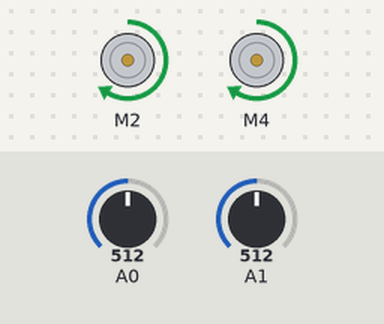
Recording of a sketch running on a simulated Arduino Uno, built with avr-gcc and run on an emulated ATmega328P. Parts: 2 × DC motor (green arrow = forward, orange = backward, longer = faster). The test bench sets the inputs (shaded band); at power-on: A0 = 512, A1 = 512. What the sketch prints to the serial monitor is not drawn.

Above: at 1.3 s.
1.4 s: A0 set to 890
2.9 s: A0 set to 909
At 3.7 s:
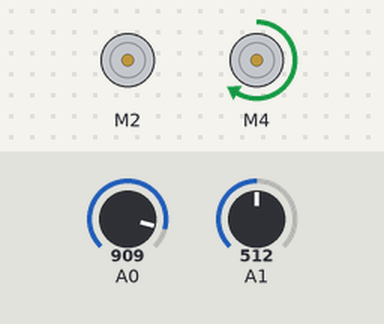
4.5 s: A1 set to 893
6.0 s: A1 set to 913
At 7.2 s:
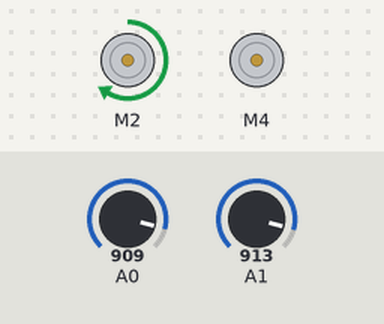
7.5 s: A1 set to 900
At 8.6 s:
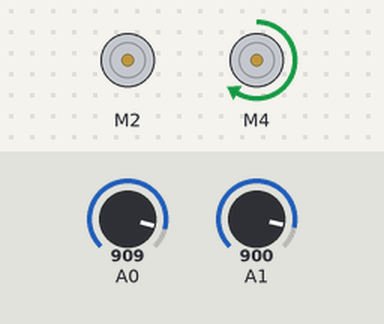
Timing chart, 0 to 10.0 s (numbered marks = the images above; inputs shaded):
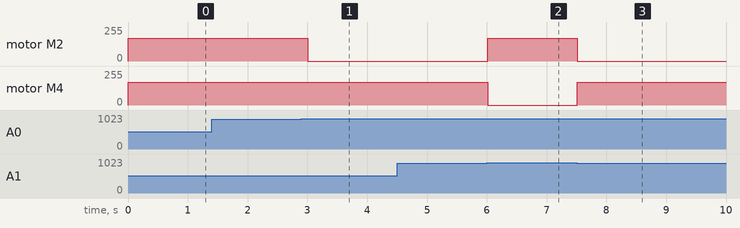

Measured:
- the behaviour switches between 900 and 901 on A0 (found by bisection; images 0 and 1)
- the behaviour switches between 900 and 901 on A1 (found by bisection; images 1 and 2)
- after the input at 1.4 s, every drawn part: stays the same
- after the input at 2.9 s, motor M2: forward 170/255 → stopped after 0.11 s
- after the input at 4.5 s, every drawn part: stays the same
- after the input at 6.0 s, motor M2: stopped → forward 170/255 at once; motor M4: forward 170/255 → stopped at once
- after the input at 7.5 s, motor M2: forward 170/255 → stopped at once; motor M4: stopped → forward 170/255 at once

The sketch:

light_following.ino
```cpp
#include<AFMotor.h>
AF_DCMotor left(2);
AF_DCMotor right(4);
int leftValue;
int rightValue;
void setup() {
  // put your setup code here, to run once:
  Serial.begin(9600);
  left.setSpeed(170);
  right.setSpeed(170);
}

void loop() {
  leftValue = analogRead(A0);
  rightValue = analogRead(A1);
  // put your main code here, to run repeatedly:
  Serial.print("leftValue:");
  Serial.println(leftValue);
  Serial.print("rightValue:");
  Serial.println(rightValue);
  //delay(500);

  if (leftValue < 800 && rightValue < 800) {
    left.run(FORWARD);
    right.run(FORWARD);
    Serial.print("GOING FORWARD");
  }
  if (leftValue > 900) {
    left.run(RELEASE);
    right.run(FORWARD);
    Serial.print("GOING LEFT");
  }
  if (rightValue > 900) {
    left.run(FORWARD);
    right.run(RELEASE);
    Serial.print("GOING RIGHT");

  }
delay(500);
}
```
